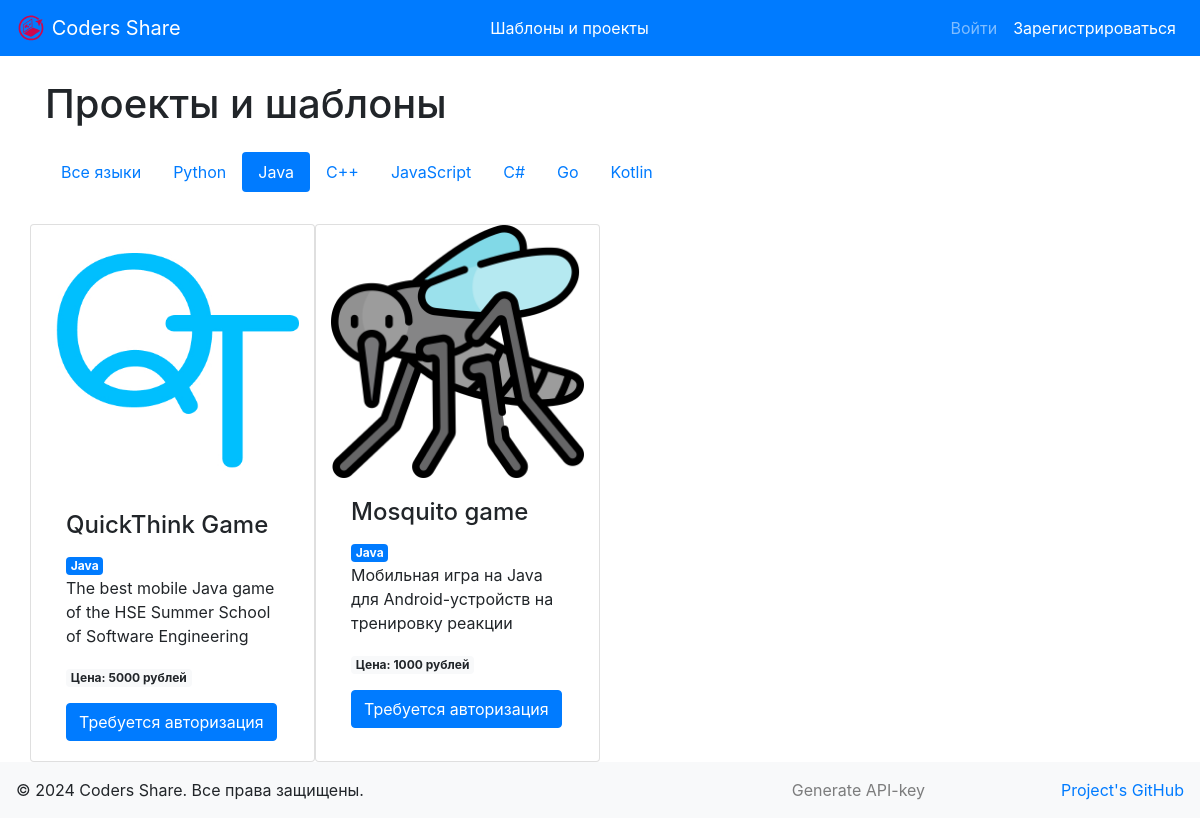
/projects?lang=Java, run on the app's committed database.
### data/languages.py (models this page shows)
class Language(SqlAlchemyBase, SerializerMixin):
    __tablename__ = "languages"
    id = sqlalchemy.Column(sqlalchemy.Integer, primary_key=True, autoincrement=True)
    language_title = sqlalchemy.Column(sqlalchemy.String)
    language_sign = sqlalchemy.Column(sqlalchemy.String)
    added_date = sqlalchemy.Column(sqlalchemy.DateTime, default=datetime.datetime.now)
    projects = orm.relationship("Project", back_populates="language")

### data/projects.py (models this page shows)
class Project(SqlAlchemyBase, SerializerMixin, UserMixin):
    __tablename__ = "projects"
    id = sqlalchemy.Column(sqlalchemy.Integer, primary_key=True, autoincrement=True)
    title = sqlalchemy.Column(sqlalchemy.String)
    about = sqlalchemy.Column(sqlalchemy.String)
    banner = sqlalchemy.Column(sqlalchemy.String)
    language_id = sqlalchemy.Column(
        sqlalchemy.Integer, sqlalchemy.ForeignKey("languages.id")
    )
    files = sqlalchemy.Column(sqlalchemy.String)
    user_id = sqlalchemy.Column(sqlalchemy.Integer, sqlalchemy.ForeignKey("users.id"))
    price = sqlalchemy.Column(sqlalchemy.Integer)
    is_visible = sqlalchemy.Column(sqlalchemy.Boolean, default=True)
    added_date = sqlalchemy.Column(sqlalchemy.DateTime, default=datetime.datetime.now)
    user = orm.relationship("User")
    language = orm.relationship("Language")

### blueprints/projects.py (the view)
@blueprint.route("/projects")
def projects_list():
    try:
        sess = db_session.create_session()
        languages = sess.query(Language).all()
        projects = sess.query(Project).filter(Project.is_visible == True).all()
        if current_user.is_authenticated:
            basket = sess.query(Basket).filter(Basket.user == current_user).first()
            return render_template("projects.html", languages=languages, projects=projects, basket=basket)
        return render_template("projects.html", languages=languages, projects=projects, basket=[])
    except Exception:
        return redirect(url_for("projects.projects_list"))

### data/db_session.py (called while the page is built)
def create_session() -> Session:
    global __factory
    return __factory()

### templates/projects.html (shortened to what this page needs)
{% extends "base.html" %}
{% block content %}
    <br>
    <div class="proj-menu">
        <ul class="nav nav-pills">
            <li class="nav-item"><h1>Проекты и шаблоны</h1></li>
        </ul>
    </div>
    <ul class="nav nav-pills margin_menu">
        <li class="nav-item">
            <a class="nav-link {% if request.args.get('lang') == None %} active{% endif %}"
               href="?">Все языки</a>
        </li>
        {% for language in languages %}
            <a class="nav-link {% if request.args.get('lang') == language.language_sign %} active {% endif %}"
               href="?lang={{ language.language_sign }}">{{ language.language_title }}</a>
        {% endfor %}
    </ul>
    <div class="row">
        {% for project in projects %}
            {% if request.args.get('lang') != None %}
                {% if project.language.language_sign == request.args.get('lang') %}
                    <div class="card col-md-6 col-xl-3">
                        <img class="card-img-top" src="{{ project.banner }}" alt="Card image">
                        <div class="card-body">
                            <h4 class="card-title">{{ project.title }}</h4>
                            <span class="badge badge-primary">{{ project.language.language_title }}</span>
                            <p class="card-text">{{ project.about }}</p>
                            <p class="badge badge-light">Цена: {{ project.price }} рублей</p><br>
                            {% if current_user.is_authenticated %}
                            {% if project in current_user.bought_projects %}
                                <a href="/uploads/{{ project.user.id }}/{{ project.id }}/files.zip"
                                   class="btn btn-success">Скачать</a>
                            {% elif current_user == project.user %}
                                <a href="/uploads/{{ project.user.id }}/{{ project.id }}/files.zip"
                                   class="btn btn-success">Скачать</a>
                                <a href="/projects_delete/{{ project.id }}"
                                   class="btn btn-danger ml-md-auto">Удалить</a>
                            {% elif project in basket.projects %}
                                <a href="/basket" class="btn btn-secondary">В корзине</a>
                            {% else %}
                                <a href="/basket/{{ project.id }}" class="btn btn-primary">В корзину</a>
                            {% endif %}
                        {% else %}
                            <a href="/login" class="btn btn-primary">Требуется авторизация</a>
                        {% endif %}
                        </div>
                    </div>
                {% endif %}
            {% endif %}
        {% endfor %}
    </div>
{% endblock %}

### static/css/style.css (style rules this page uses)
body { display: flex; flex-direction: column; min-height: 100vh; }
.col-md-6 { flex: 0 0 auto; }
.col-xl-3 { flex: 0 0 auto; }
.margin_menu { margin-top: 1em; margin-bottom: 2em; }

### data on the page
Language: language_title "Python"
Language: language_title "Java"
Language: language_title "С++"
Language: language_title "JavaScript"
Language: language_title "C#"
Language: language_title "Go"
Language: language_title "Kotlin"
Project: banner (picture), title "QuickThink Game", language.language_title "Java", about "The best mobile Java game of the HSE Summer School of Software Engineering", price "5000"
Project: banner (picture), title "Mosquito game", language.language_title "Java", about "Мобильная игра на Java для Android-устройств на тренировку реакции", price "1000"
